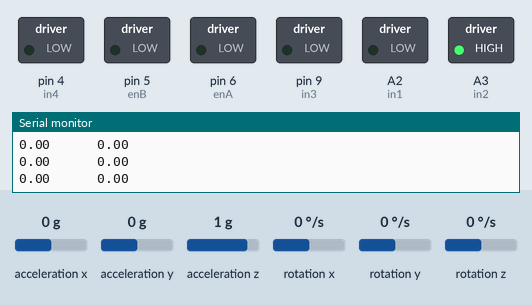
Simulated run of this sketch. Board: Arduino Uno, built with avr-gcc and run on an emulated ATmega328P. Shown: switched loads named in the sketch (green lamp = pin HIGH), the last lines printed to the serial monitor. The inputs (shaded band) are chosen by the test bench; at power-on: rotation z 0 °/s, acceleration y 0 g, rotation x 0 °/s, acceleration x 0 g, acceleration z 1 g, rotation y 0 °/s.

Above: at 3.2 s.
3.3 s: rotation z set to -192 °/s
At 4.79 s:
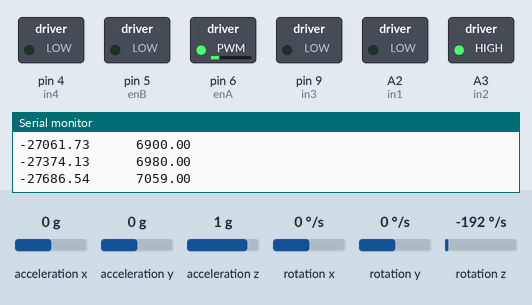
6.3 s: rotation z set to 192 °/s
At 8.64 s:
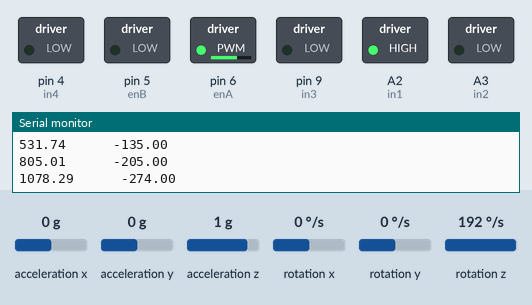
9.3 s: acceleration y set to 1.4 g
12.3 s: rotation z set to -192 °/s
At 15.2 s:
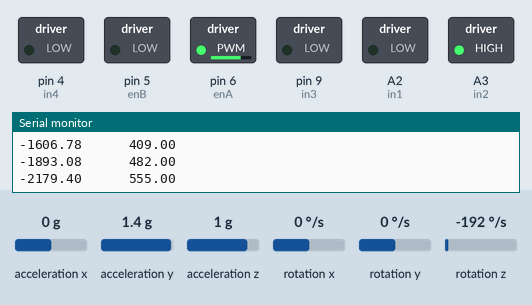
15.3 s: rotation x set to 100 °/s
Timing chart, 0 to 19.3 s (numbered marks = the images above; inputs shaded):
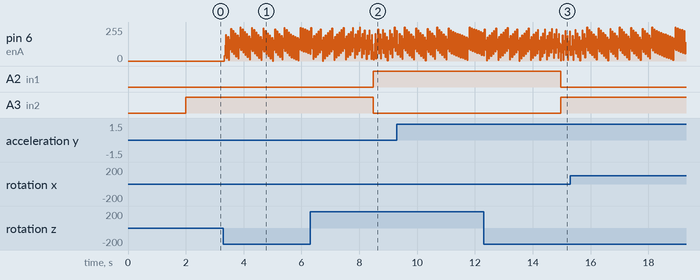

The sketch:

Task4Code.ino
```cpp
#include <SPI.h>
#include <Wire.h>
#include <MPU6050_light.h>

//Geared Motor
#define enA 6
#define in1 A2
#define in2 A3

//BO Motor
#define enB 5
#define in3 9
#define in4 4

double pi = 3.14159265359;
float vel;

// IMU
MPU6050 mpu(Wire);
unsigned long timer = 0;


// Control Variables
double x, y, z;
double xx, yy, zz;


//double k[4] = {0, 0 , -6.5*10 , -29.95*30 };

double k[4] = {2*26 , 3.5*18.665 , 2*-6.5 , 3.5*-29.95};


double x1, x2, x3, x4, U;
double error_alpha_dot, error_alpha, error_theta_dot, error_theta;


// Init Functions
void dc_motor_init() {
  pinMode(enA, OUTPUT);
  pinMode(in1, OUTPUT);
  pinMode(in2, OUTPUT);
  digitalWrite(in1, LOW);
  digitalWrite(in2, LOW);
}

void bo_motor_init() {
  pinMode(enB, OUTPUT);
  pinMode(in3, OUTPUT);
  pinMode(in4, OUTPUT);
  digitalWrite(in3, LOW);
  digitalWrite(in4, LOW);
}


// Motor Control Functions
void motor_control(int pwm) {
  if (pwm < 0) {
    digitalWrite(in1, HIGH);
    digitalWrite(in2, LOW);
    pwm = -pwm;
  } else {
    digitalWrite(in1, LOW);
    digitalWrite(in2, HIGH);
  }
  analogWrite(enA, pwm);
}


// BO Motor Control
void forwardBO() {
  analogWrite(enB, 100);
  digitalWrite(in3, LOW);
  digitalWrite(in4, HIGH);
}
void backwardBO() {
  analogWrite(enB, 100);
  digitalWrite(in3, HIGH);
  digitalWrite(in4, LOW);
}

//Print MPU Status
void printMPUStatus(byte status) {
  Serial.print(F("MPU6050 status: "));
  Serial.println(status);
  while (status != 0) { } // stop everything if could not connect to MPU6050
  Serial.println(F("Calculating offsets, do not move MPU6050"));
  delay(1000);
  mpu.calcOffsets(); // gyro and accelero
  Serial.println("Done!\n");
}


//Print Roll,Pitch,Yaw
void printMPUData() {
  if ((millis() - timer) > 10) {
    xx = (mpu.getAngleX() * pi) / 180;
    yy = (mpu.getAngleY() * pi) / 180;
    zz = (mpu.getAngleZ() * pi) / 180;

    Serial.print("X : ");
    Serial.print(xx, 6);
    Serial.print("\tY : ");
    Serial.print(yy, 6);
    Serial.print("\tZ : ");
    Serial.print(zz, 6);

    Serial.print("\tVel_X : ");
    Serial.print(((mpu.getGyroX() * pi) / 180), 6);
    Serial.print("\tVel_Y : ");
    Serial.print(((mpu.getGyroY() * pi) / 180), 6);
    Serial.print("\tVel_Z : ");
    Serial.println(((mpu.getGyroZ() * pi) / 180), 6);


    timer = millis();
  }
}

void setup() {
  Serial.begin(9600);
  vel = 0;
  U = 0.0;
  error_alpha_dot = 0;
  error_alpha = 0;
  error_theta_dot = 0;
  error_theta = 0;


  // Motor setups
  dc_motor_init();
  bo_motor_init();


  // MPU6050 setup
  Wire.begin();
  byte status = mpu.begin();
  printMPUStatus(status);

}

void sensing() {
  // MPU6050 data
  mpu.update();
  //printMPUData();

  x = mpu.getAngleX();   // Roll
  y = mpu.getAngleY();   // Pitch
  z = mpu.getAngleZ();   // Yaw

  error_alpha_dot = 0 - mpu.getGyroZ();
  error_alpha = 0 - z;
  error_theta_dot = 0 - mpu.getGyroX();
  error_theta = 0 - x;


  x1 = -error_alpha_dot;
  x2 = -error_alpha;
  x3 = error_theta_dot;
  x4 = error_theta;

  U = k[0] * x1 + k[1] * x2 + k[2] * x3 + k[3] * x4;
  Serial.print(U);
  Serial.print("      ");
  vel = map(U, -1000, 1000, -255, 255);
  Serial.println(-vel);
}


void actuate() {


  // DC Motor control

  motor_control(-vel);
  //delay(200);
}


void loop() {
  sensing();
  actuate();
}
```

Measured:
- after the input at 6.3 s, A2 (in1): LOW → HIGH after 2.2 s; A3 (in2): HIGH → LOW after 2.2 s
- after the input at 12.3 s, A2 (in1): HIGH → LOW after 2.7 s; A3 (in2): LOW → HIGH after 2.7 s
